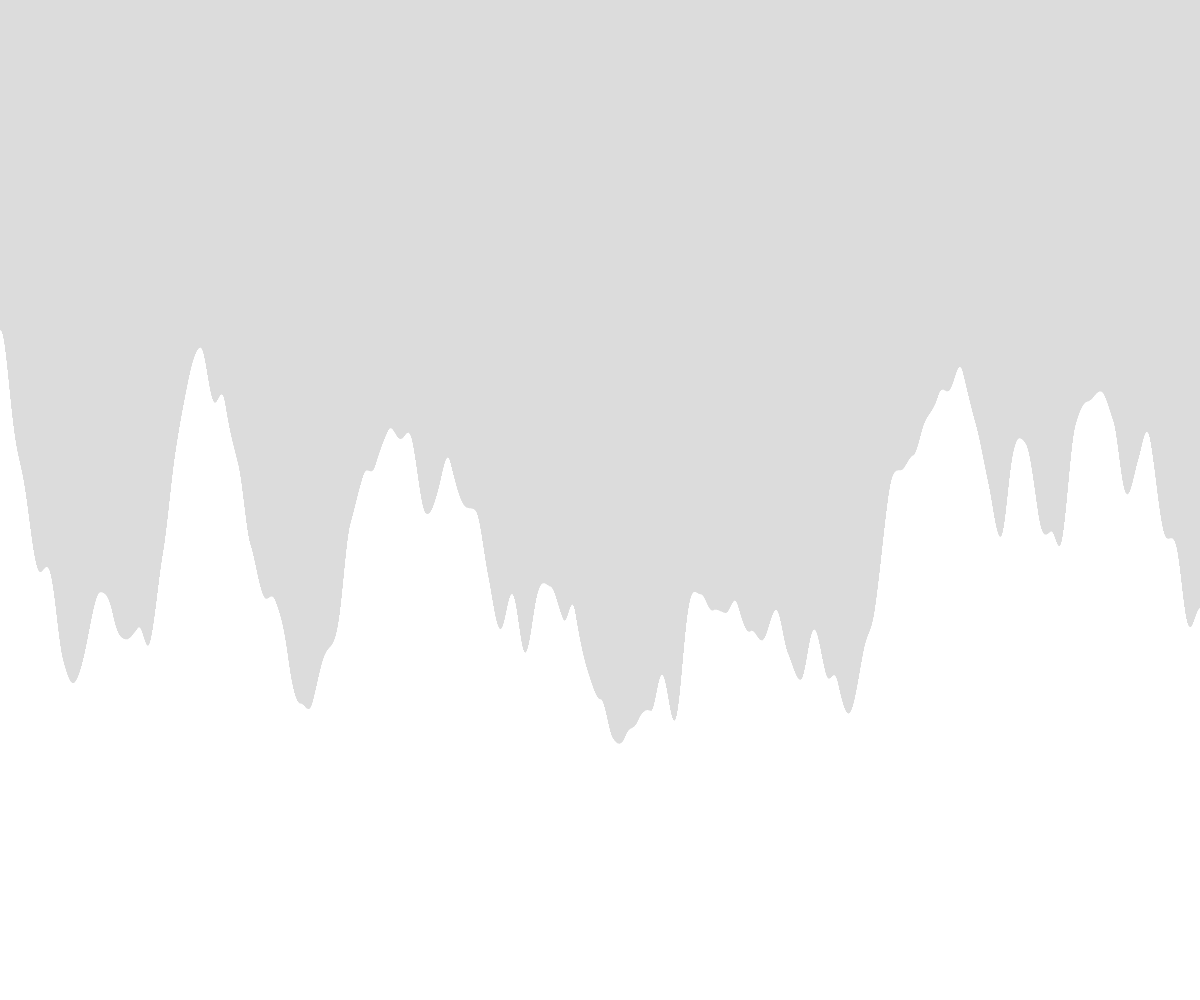
Frame 1 (no input)
Frame 60 (no input): identical to frame 1, image omitted
Frame 120 (the mouse pressed at the canvas centre since frame 60): identical to frame 1, image omitted

The p5.js sketch that drew this single still picture (run headless with seeded random() and noise() and a simulated clock; from frame 60 on, the mouse is pressed at the canvas centre):

// p5.js sketch
// ── sketch.js
// Terrain Generation
// Object Notation and Arrays Demo
// 18/3/24

let terrain = [];
let numberOfRectangles;
let rectangleWidth;

function setup() {
  createCanvas(windowWidth, windowHeight);
  numberOfRectangles = width;
  noStroke();
  rectangleWidth = width / numberOfRectangles;
  generateTerrain();
}

function draw() {
  background(220);

  for (let someRectangle of terrain) {
    rect(someRectangle.x, someRectangle.y, someRectangle.w, someRectangle.h);
  }
}

function spawnRectangle(leftSide, rectangleHeight) {
  let thisRectangle = {
    x: leftSide,
    y: height - rectangleHeight,
    w: rectangleWidth,
    h: rectangleHeight,
  };
  terrain.push(thisRectangle);
}

function generateTerrain() {
  let time = 0;
  // let deltaTime = 0.001; //for smooth terrain
  let deltaTime = 0.01; //for fun terrain
  
  for (let x = 0; x < width; x += rectangleWidth) {
    let theHeight = noise(time) * height;
    spawnRectangle(x, theHeight);
    time += deltaTime;
  }
}
